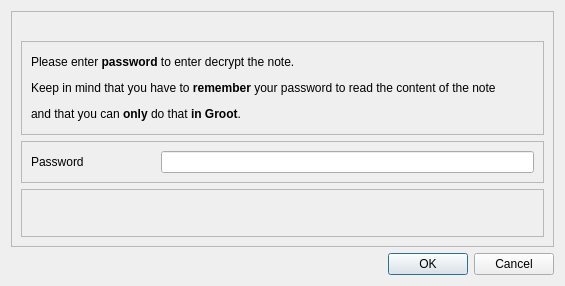
<?xml version="1.0" encoding="UTF-8"?>
<ui version="4.0">
 <class>verifyPasswordDialog</class>
 <widget class="QDialog" name="verifyPasswordDialog">
  <property name="geometry">
   <rect>
    <x>0</x>
    <y>0</y>
    <width>565</width>
    <height>286</height>
   </rect>
  </property>
  <property name="sizePolicy">
   <sizepolicy hsizetype="Preferred" vsizetype="Preferred">
    <horstretch>0</horstretch>
    <verstretch>0</verstretch>
   </sizepolicy>
  </property>
  <property name="focusPolicy">
   <enum>Qt::NoFocus</enum>
  </property>
  <property name="windowTitle">
   <string>Please enter your password</string>
  </property>
  <layout class="QGridLayout" name="gridLayout">
   <item row="2" column="0">
    <widget class="QDialogButtonBox" name="buttonBox">
     <property name="standardButtons">
      <set>QDialogButtonBox::Cancel|QDialogButtonBox::Ok</set>
     </property>
    </widget>
   </item>
   <item row="0" column="0">
    <widget class="QFrame" name="mainFrame">
     <property name="frameShape">
      <enum>QFrame::StyledPanel</enum>
     </property>
     <property name="frameShadow">
      <enum>QFrame::Raised</enum>
     </property>
     <layout class="QVBoxLayout" name="verticalLayout">
      <item>
       <widget class="QLabel" name="title">
        <property name="text">
         <string/>
        </property>
       </widget>
      </item>
      <item>
       <widget class="QFrame" name="upperFrame">
        <property name="sizePolicy">
         <sizepolicy hsizetype="Preferred" vsizetype="Expanding">
          <horstretch>0</horstretch>
          <verstretch>1</verstretch>
         </sizepolicy>
        </property>
        <property name="frameShape">
         <enum>QFrame::StyledPanel</enum>
        </property>
        <property name="frameShadow">
         <enum>QFrame::Raised</enum>
        </property>
        <layout class="QGridLayout" name="gridLayout_2">
         <item row="0" column="0">
          <widget class="QLabel" name="instruction">
           <property name="sizePolicy">
            <sizepolicy hsizetype="Preferred" vsizetype="Maximum">
             <horstretch>0</horstretch>
             <verstretch>0</verstretch>
            </sizepolicy>
           </property>
           <property name="text">
            <string>&lt;html&gt;&lt;head/&gt;&lt;body&gt;&lt;p&gt;Please enter &lt;span style=&quot; font-weight:600;&quot;&gt;password &lt;/span&gt;to enter decrypt the note.&lt;/p&gt;&lt;p&gt;Keep in mind that you have to &lt;span style=&quot; font-weight:600;&quot;&gt;remember &lt;/span&gt;your password to read the content of the note&lt;/p&gt;&lt;p&gt;and that you can &lt;span style=&quot; font-weight:600;&quot;&gt;only&lt;/span&gt; do that &lt;span style=&quot; font-weight:600;&quot;&gt;in Groot&lt;/span&gt;.&lt;/p&gt;&lt;/body&gt;&lt;/html&gt;</string>
           </property>
           <property name="alignment">
            <set>Qt::AlignLeading|Qt::AlignLeft|Qt::AlignVCenter</set>
           </property>
           <property name="wordWrap">
            <bool>false</bool>
           </property>
          </widget>
         </item>
        </layout>
       </widget>
      </item>
      <item>
       <widget class="QFrame" name="lowerFrame">
        <property name="sizePolicy">
         <sizepolicy hsizetype="Preferred" vsizetype="Expanding">
          <horstretch>0</horstretch>
          <verstretch>0</verstretch>
         </sizepolicy>
        </property>
        <property name="frameShape">
         <enum>QFrame::StyledPanel</enum>
        </property>
        <property name="frameShadow">
         <enum>QFrame::Raised</enum>
        </property>
        <layout class="QVBoxLayout" name="verticalLayout_2">
         <item>
          <layout class="QHBoxLayout" name="horizontalLayout">
           <item>
            <widget class="QLabel" name="password">
             <property name="sizePolicy">
              <sizepolicy hsizetype="Preferred" vsizetype="Fixed">
               <horstretch>3</horstretch>
               <verstretch>0</verstretch>
              </sizepolicy>
             </property>
             <property name="text">
              <string>&lt;html&gt;&lt;head/&gt;&lt;body&gt;&lt;p&gt;&lt;span style=&quot; font-size:9pt;&quot;&gt;Password&lt;/span&gt;&lt;/p&gt;&lt;/body&gt;&lt;/html&gt;</string>
             </property>
            </widget>
           </item>
           <item>
            <widget class="QLineEdit" name="passwordLineEdit">
             <property name="sizePolicy">
              <sizepolicy hsizetype="Expanding" vsizetype="Fixed">
               <horstretch>9</horstretch>
               <verstretch>0</verstretch>
              </sizepolicy>
             </property>
             <property name="tabletTracking">
              <bool>false</bool>
             </property>
             <property name="inputMethodHints">
              <set>Qt::ImhHiddenText|Qt::ImhNoAutoUppercase|Qt::ImhNoPredictiveText|Qt::ImhSensitiveData</set>
             </property>
             <property name="text">
              <string/>
             </property>
             <property name="echoMode">
              <enum>QLineEdit::Password</enum>
             </property>
             <property name="clearButtonEnabled">
              <bool>false</bool>
             </property>
            </widget>
           </item>
          </layout>
         </item>
        </layout>
       </widget>
      </item>
      <item>
       <widget class="QFrame" name="errorFrame">
        <property name="sizePolicy">
         <sizepolicy hsizetype="Preferred" vsizetype="Expanding">
          <horstretch>0</horstretch>
          <verstretch>0</verstretch>
         </sizepolicy>
        </property>
        <property name="frameShape">
         <enum>QFrame::StyledPanel</enum>
        </property>
        <property name="frameShadow">
         <enum>QFrame::Raised</enum>
        </property>
        <layout class="QVBoxLayout" name="verticalLayout_4">
         <item>
          <widget class="QLabel" name="Errortext">
           <property name="sizePolicy">
            <sizepolicy hsizetype="Preferred" vsizetype="Maximum">
             <horstretch>0</horstretch>
             <verstretch>0</verstretch>
            </sizepolicy>
           </property>
           <property name="text">
            <string>&lt;html&gt;&lt;head/&gt;&lt;body&gt;&lt;p&gt;&lt;br/&gt;&lt;/p&gt;&lt;/body&gt;&lt;/html&gt;</string>
           </property>
          </widget>
         </item>
        </layout>
       </widget>
      </item>
     </layout>
    </widget>
   </item>
  </layout>
 </widget>
 <tabstops>
  <tabstop>passwordLineEdit</tabstop>
 </tabstops>
 <resources/>
 <connections/>
</ui>
